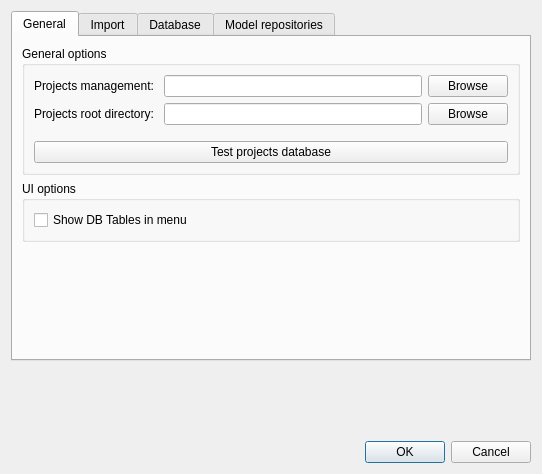
<?xml version="1.0" encoding="UTF-8"?>
<ui version="4.0">
 <class>Options</class>
 <widget class="QDialog" name="Options">
  <property name="geometry">
   <rect>
    <x>0</x>
    <y>0</y>
    <width>542</width>
    <height>474</height>
   </rect>
  </property>
  <property name="sizePolicy">
   <sizepolicy hsizetype="Minimum" vsizetype="Preferred">
    <horstretch>0</horstretch>
    <verstretch>0</verstretch>
   </sizepolicy>
  </property>
  <property name="windowTitle">
   <string> Options</string>
  </property>
  <layout class="QGridLayout" name="gridLayout">
   <item row="0" column="0">
    <widget class="QTabWidget" name="tabWidget">
     <property name="enabled">
      <bool>true</bool>
     </property>
     <property name="tabShape">
      <enum>QTabWidget::Rounded</enum>
     </property>
     <property name="currentIndex">
      <number>0</number>
     </property>
     <property name="elideMode">
      <enum>Qt::ElideLeft</enum>
     </property>
     <property name="tabsClosable">
      <bool>false</bool>
     </property>
     <widget class="QWidget" name="tabGeneral">
      <property name="enabled">
       <bool>true</bool>
      </property>
      <attribute name="title">
       <string>General</string>
      </attribute>
      <layout class="QGridLayout" name="gridLayout_2">
       <item row="2" column="0">
        <spacer name="verticalSpacer_2">
         <property name="orientation">
          <enum>Qt::Vertical</enum>
         </property>
         <property name="sizeHint" stdset="0">
          <size>
           <width>20</width>
           <height>40</height>
          </size>
         </property>
        </spacer>
       </item>
       <item row="0" column="0">
        <widget class="QGroupBox" name="groupBox">
         <property name="title">
          <string>General options </string>
         </property>
         <layout class="QGridLayout" name="gridLayout_12">
          <item row="0" column="0">
           <layout class="QGridLayout" name="gridLayout_3">
            <property name="bottomMargin">
             <number>10</number>
            </property>
            <item row="0" column="1">
             <widget class="QLineEdit" name="lineEditProjectsDatabase"/>
            </item>
            <item row="0" column="0">
             <widget class="QLabel" name="label">
              <property name="text">
               <string>Projects management: </string>
              </property>
             </widget>
            </item>
            <item row="0" column="2">
             <widget class="QPushButton" name="btnBrowseProjectsDatabase">
              <property name="text">
               <string>Browse</string>
              </property>
             </widget>
            </item>
            <item row="1" column="2">
             <widget class="QPushButton" name="btnBrowseProjectsRootDir">
              <property name="text">
               <string>Browse</string>
              </property>
             </widget>
            </item>
            <item row="1" column="1">
             <widget class="QLineEdit" name="lineEditProjectsRootDir"/>
            </item>
            <item row="1" column="0">
             <widget class="QLabel" name="label_11">
              <property name="text">
               <string>Projects root directory: </string>
              </property>
             </widget>
            </item>
           </layout>
          </item>
          <item row="1" column="0">
           <widget class="QPushButton" name="btnTestProjectDB">
            <property name="text">
             <string>Test projects database</string>
            </property>
           </widget>
          </item>
         </layout>
        </widget>
       </item>
       <item row="1" column="0">
        <widget class="QGroupBox" name="groupBox_6">
         <property name="title">
          <string>UI options</string>
         </property>
         <layout class="QVBoxLayout" name="verticalLayout">
          <item>
           <widget class="QCheckBox" name="chkTopicsTablesMenu">
            <property name="text">
             <string>Show DB Tables in menu</string>
            </property>
           </widget>
          </item>
         </layout>
        </widget>
       </item>
      </layout>
     </widget>
     <widget class="QWidget" name="tabImport">
      <attribute name="title">
       <string>Import</string>
      </attribute>
      <layout class="QGridLayout" name="gridLayout_7">
       <item row="1" column="0">
        <widget class="QGroupBox" name="groupBox_3">
         <property name="title">
          <string>Import application</string>
         </property>
         <layout class="QGridLayout" name="gridLayout_4">
          <item row="2" column="0">
           <layout class="QHBoxLayout" name="horizontalLayout">
            <item>
             <widget class="QLabel" name="label_8">
              <property name="text">
               <string>Jar file: </string>
              </property>
             </widget>
            </item>
            <item>
             <widget class="QLineEdit" name="lineEditImportJar"/>
            </item>
            <item>
             <widget class="QPushButton" name="btnBrowseImportJar">
              <property name="text">
               <string>Browse</string>
              </property>
             </widget>
            </item>
           </layout>
          </item>
         </layout>
        </widget>
       </item>
       <item row="2" column="0">
        <widget class="QGroupBox" name="groupBox_2">
         <property name="title">
          <string>VM arguments</string>
         </property>
         <layout class="QGridLayout" name="gridLayout_8">
          <item row="0" column="0">
           <widget class="QPlainTextEdit" name="plainTextEditImportVMArguments">
            <property name="plainText">
             <string/>
            </property>
           </widget>
          </item>
         </layout>
        </widget>
       </item>
      </layout>
     </widget>
     <widget class="QWidget" name="tabDatabase">
      <attribute name="title">
       <string>Database</string>
      </attribute>
      <layout class="QGridLayout" name="gridLayout_6">
       <item row="0" column="0">
        <widget class="QGroupBox" name="groupBox_5">
         <property name="title">
          <string>Import database</string>
         </property>
         <layout class="QGridLayout" name="gridLayout_11">
          <item row="0" column="0">
           <layout class="QGridLayout" name="gridLayout_10">
            <item row="6" column="0">
             <widget class="QLabel" name="lblDbAdminPwd">
              <property name="text">
               <string>Admin password</string>
              </property>
             </widget>
            </item>
            <item row="4" column="1">
             <widget class="QLineEdit" name="lineEditDbUserPwd">
              <property name="echoMode">
               <enum>QLineEdit::PasswordEchoOnEdit</enum>
              </property>
             </widget>
            </item>
            <item row="2" column="1">
             <widget class="QLineEdit" name="lineEditDbPort"/>
            </item>
            <item row="5" column="0">
             <widget class="QLabel" name="lblDbAdmin">
              <property name="text">
               <string>Admin</string>
              </property>
             </widget>
            </item>
            <item row="6" column="1">
             <widget class="QLineEdit" name="lineEditDbAdminPwd">
              <property name="echoMode">
               <enum>QLineEdit::PasswordEchoOnEdit</enum>
              </property>
             </widget>
            </item>
            <item row="2" column="0">
             <widget class="QLabel" name="lblDbPort">
              <property name="text">
               <string>Port</string>
              </property>
             </widget>
            </item>
            <item row="0" column="1">
             <widget class="QLineEdit" name="lineEditDbHost"/>
            </item>
            <item row="1" column="1">
             <widget class="QLineEdit" name="lineEditDbDatabase"/>
            </item>
            <item row="5" column="1">
             <widget class="QLineEdit" name="lineEditDbAdmin"/>
            </item>
            <item row="4" column="0">
             <widget class="QLabel" name="lblDbUserPwd">
              <property name="text">
               <string>Password</string>
              </property>
             </widget>
            </item>
            <item row="1" column="0">
             <widget class="QLabel" name="lblDbDatabase">
              <property name="text">
               <string>Database</string>
              </property>
             </widget>
            </item>
            <item row="0" column="0">
             <widget class="QLabel" name="lblDbHost">
              <property name="layoutDirection">
               <enum>Qt::LeftToRight</enum>
              </property>
              <property name="text">
               <string>Host </string>
              </property>
             </widget>
            </item>
            <item row="3" column="0">
             <widget class="QLabel" name="lblDbUser">
              <property name="text">
               <string>Username</string>
              </property>
             </widget>
            </item>
            <item row="3" column="1">
             <widget class="QLineEdit" name="lineEditDbUser"/>
            </item>
           </layout>
          </item>
          <item row="1" column="0">
           <widget class="QPushButton" name="btnTestConnection">
            <property name="text">
             <string>Test connection</string>
            </property>
           </widget>
          </item>
         </layout>
        </widget>
       </item>
      </layout>
     </widget>
     <widget class="QWidget" name="tabModelrepos">
      <attribute name="title">
       <string>Model repositories</string>
      </attribute>
      <layout class="QGridLayout" name="gridLayout_14">
       <item row="0" column="0">
        <widget class="QGroupBox" name="groupBox_4">
         <property name="title">
          <string>Model repositories </string>
         </property>
         <layout class="QGridLayout" name="gridLayout_13">
          <item row="0" column="0">
           <layout class="QHBoxLayout" name="horizontalLayout_2">
            <item>
             <widget class="QListWidget" name="listWidgetModelRepos">
              <property name="selectionMode">
               <enum>QAbstractItemView::SingleSelection</enum>
              </property>
              <property name="selectionBehavior">
               <enum>QAbstractItemView::SelectRows</enum>
              </property>
             </widget>
            </item>
            <item>
             <layout class="QVBoxLayout" name="verticalLayout_2">
              <item>
               <widget class="QPushButton" name="btnAddModelRepo">
                <property name="enabled">
                 <bool>true</bool>
                </property>
                <property name="text">
                 <string>Add URL</string>
                </property>
               </widget>
              </item>
              <item>
               <widget class="QPushButton" name="btnAddLocalModelRepo">
                <property name="text">
                 <string>Add path</string>
                </property>
               </widget>
              </item>
              <item>
               <widget class="QPushButton" name="btnDeleteModelRepo">
                <property name="enabled">
                 <bool>false</bool>
                </property>
                <property name="text">
                 <string>Delete</string>
                </property>
               </widget>
              </item>
              <item>
               <widget class="QPushButton" name="btnEditModelRepo">
                <property name="enabled">
                 <bool>false</bool>
                </property>
                <property name="text">
                 <string>Edit</string>
                </property>
               </widget>
              </item>
              <item>
               <spacer name="verticalSpacer_3">
                <property name="orientation">
                 <enum>Qt::Vertical</enum>
                </property>
                <property name="sizeHint" stdset="0">
                 <size>
                  <width>20</width>
                  <height>40</height>
                 </size>
                </property>
               </spacer>
              </item>
             </layout>
            </item>
           </layout>
          </item>
         </layout>
        </widget>
       </item>
      </layout>
     </widget>
    </widget>
   </item>
   <item row="3" column="0">
    <spacer name="verticalSpacer_4">
     <property name="orientation">
      <enum>Qt::Vertical</enum>
     </property>
     <property name="sizeHint" stdset="0">
      <size>
       <width>20</width>
       <height>40</height>
      </size>
     </property>
    </spacer>
   </item>
   <item row="4" column="0">
    <widget class="QDialogButtonBox" name="buttonBox">
     <property name="enabled">
      <bool>true</bool>
     </property>
     <property name="standardButtons">
      <set>QDialogButtonBox::Cancel|QDialogButtonBox::Ok</set>
     </property>
    </widget>
   </item>
  </layout>
 </widget>
 <resources/>
 <connections>
  <connection>
   <sender>buttonBox</sender>
   <signal>rejected()</signal>
   <receiver>Options</receiver>
   <slot>reject()</slot>
   <hints>
    <hint type="sourcelabel">
     <x>272</x>
     <y>383</y>
    </hint>
    <hint type="destinationlabel">
     <x>246</x>
     <y>279</y>
    </hint>
   </hints>
  </connection>
  <connection>
   <sender>buttonBox</sender>
   <signal>accepted()</signal>
   <receiver>Options</receiver>
   <slot>accept()</slot>
   <hints>
    <hint type="sourcelabel">
     <x>341</x>
     <y>382</y>
    </hint>
    <hint type="destinationlabel">
     <x>335</x>
     <y>270</y>
    </hint>
   </hints>
  </connection>
 </connections>
</ui>
